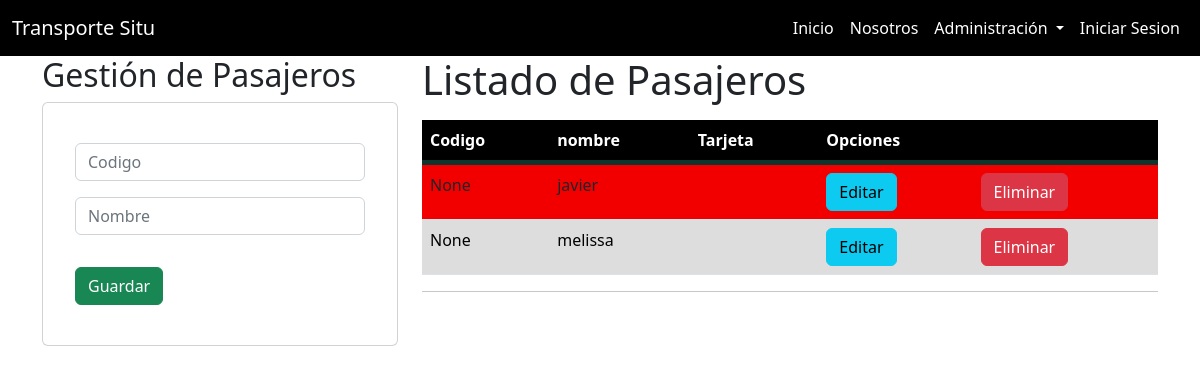
The page /pasajeros/ on the database as committed earlier.
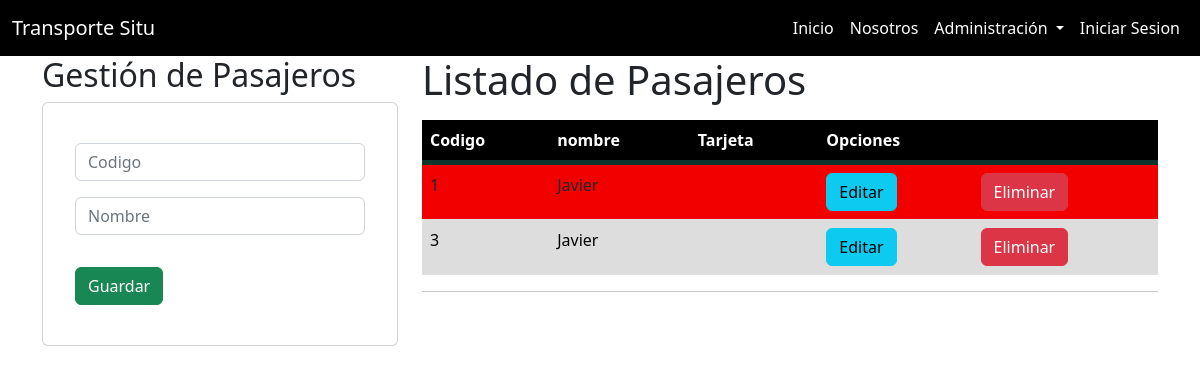
The same page on the database as committed later.
### GestionAdmin/models.py (models this page shows, shortened)
class Pasajero(models.Model):
    codigo = models.IntegerField(primary_key=True)
    nombre = models.CharField(max_length=10)
    tarjeta_transporte = models.OneToOneField(TarjetaTransporte, on_delete=models.CASCADE)
    class Meta:
        verbose_name = 'Pasajero'
        verbose_name_plural = 'Pasajeros'

### GestionAdmin/views.py (the view)
# urls.py: path('pasajeros/',pasajeros,name='pasajeros'),
def pasajeros(request):
    pasajeroslistados = Pasajero.objects.all()
    page = request.GET.get('page',1)
    try:
        paginator = Paginator(pasajeroslistados,5)
        pasajeroslistados = paginator.page(page)
    except:
        raise Http404
    data = {
        'entity': pasajeroslistados,
        'paginator': paginator
    }
    return render(request,"app/pasajero/gestionarPasajeros.html",data)

### GestionAdmin/templates/app/pasajero/gestionarPasajeros.html (shortened to what this page needs)
{% extends 'app/base.html'%}
{% block body %}
<div class="row">
    <div class="col-sm-12 col-md-6 col-lg-4 col-xl-4">
        <h2>Gestión de Pasajeros</h2>
        <div class="card">
            <div class="card-body">
                <div class="card-body">
                    <form action="/registrarPasajero/" method="POST">{% csrf_token %}
                        <div class="form-group py-2">
                            <input type="int" id="txtCodigo" name="txtCodigo" class="form-control" placeholder="Codigo"
                                minlength="1" maxlength="6" required>
                        </div>
                        <div class="form-group py-2">
                            <input type="text" id="txtNombre" name="txtNombre" class="form-control" placeholder="Nombre"
                                minlength="1" maxlength="6" required>
                        </div>
                        <div class="form-group py-2">
                        </div>
                        <div class="form-group py-2">
                            <button type="submit" class="btn btn-success text-white">Guardar</button>
                        </div>
                    </form>
                </div>
            </div>
        </div>
    </div>
    <div class="col-sm-12 col-md-6 col-lg-8 col-xl-8">
        <h1>Listado de Pasajeros</h1>
        <div class="table-responsive py-2">
            <table class="table table-striped">
                <thead>
                    <tr>
                        <th>Codigo</th>
                        <th>nombre</th>
                        <th>Tarjeta</th>
                        <th colspan="2">Opciones</th>
                    </tr>
                </thead>
                <tbody>
                    {% for p in entity %}
                    <tr>
                        <td>{{p.codigo}}</td>
                        <td>{{p.nombre}}</td>
                        <td>{{p.tarjeta}}</td>
                        <td><a href="/edicionBus/{{p.codigo}}" class="btn btn-info">Editar</a></td>
                        <td><a href="/eliminarBus/{{p.codigo}}" class="btn btn-danger btnEliminacion">Eliminar</a></td>
                    </tr>
                    {% endfor %}
                </tbody>
            </table>
            <hr>
        </div>
    </div>
</div>
{% endblock %}

### GestionAdmin/templates/app/base.html (shortened to what this page needs)
<!DOCTYPE html>
<html lang="es">
<head>
  <link href="https://cdn.jsdelivr.net/npm/bootstrap@5.2.0-beta1/dist/css/bootstrap.min.css" rel="stylesheet"
 />
  {% load static %}
  <link type="text/css" rel="stylesheet" href="{% static 'css/index.css' %}" />
  <link type="text/css" rel="stylesheet" href="{% static 'css/tablas.css' %}" />
</head>
<body>
  <nav class="navbar navbar-expand-lg navbar-dark bg-black">
    <div class="container-fluid">
      <a class="navbar-brand text-white" href="#">Transporte Situ</a>
      <div class="collapse navbar-collapse" id="navbarScroll">
        <ul class="navbar-nav ms-auto mb-2 mb-lg-0" style="--bs-scroll-height: 100px">
          <li class="nav-item active">
            <a class="nav-link active text-white" aria-current="page" href="{% url 'home' %}">Inicio</a>
          </li>
          <li class="nav-item active">
            <a class="nav-link text-white" href="{% url 'about' %}">Nosotros</a>
          </li>
          <li class="nav-item dropdown">
            <a class="nav-link dropdown-toggle text-white" href="#" id="navbarScrollingDropdown" role="button"
              data-bs-toggle="dropdown" aria-expanded="false">
              Administración
            </a>
          </li>
          {% if user.is_authenticated %}
          <li class="nav-item">
            <a class="nav-link active text-white" aria-current="page" href="{% url 'logout' %}">Cerrar Sesion</a>
          </li>
          <li class="nav-item">
            <a class="nav-link active text-white" href="#">{{user.username}}</a>
          </li>
          {% else %}
          <li class="nav-item">
            <a class="nav-link active text-white" aria-current="page" href="{% url 'login' %}">Iniciar Sesion</a>
          </li>
          {% endif %}
        </ul>
      </div>
    </div>
  </nav>
  <div class="container">
    {% block body %}
    {% endblock %}
</div>
</body>
</html>

### GestionAdmin/static/css/index.css (style rules this page uses)
* { margin: 0; padding: 0; }

### GestionAdmin/static/css/tablas.css (style rules this page uses)
table { background-color: white; text-align: left; width: 100%; }
th,td { padding: 20px; }
thead { background-color: #000000; border-bottom: solid 5px #0F362D; color: white; }
tbody { background-color: red; color: #000000; }
tr:nth-child(even) { background-color: #ddd; cursor: pointer; }

Rows that differ between the two databases and show on the page:
removed Pasajero: codigo "None", nombre "javier"
removed Pasajero: codigo "None", nombre "melissa"
added Pasajero: codigo "1", nombre "Javier"
added Pasajero: codigo "3", nombre "Javier"
